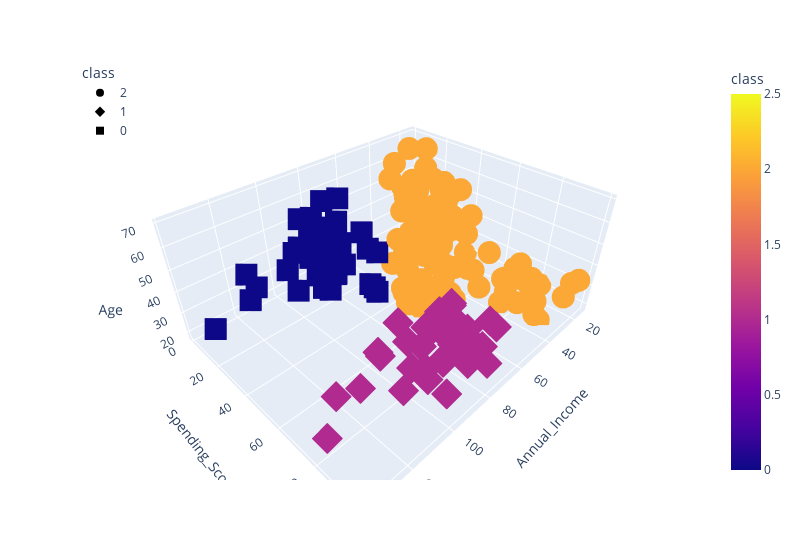

Here is the notebook cell this chart was saved with:
### Code cell
# make 3d plot
fig = px.scatter_3d(df_shopping, x='Annual_Income', y='Spending_Score',z='Age', color='class',symbol='class',width=800)
fig.update_layout(legend=dict(x=0,y=1))
fig.show()

### Figure 1 — Plotly figure (JSON) as saved in the notebook; plotly's stock layout.template omitted (floating-point values rounded to 4 significant figures)
{"data": [{"hovertemplate": "class=%{marker.color}<br>Annual_Income=%{x}<br>Spending_Score=%{y}<br>Age=%{z}<extra></extra>", "legendgroup": "2", "marker": {"color": [2, 2, 2, 2, 2, 2, 2, 2, 2, 2, 2, 2, 2, 2, 2, 2, 2, 2, 2, 2, 2, 2, 2, 2, 2, 2, 2, 2, 2, 2, 2, 2, 2, 2, 2, 2, 2, 2, 2, 2, 2, 2, 2, 2, 2, 2, 2, 2, 2, 2, 2, 2, 2, 2, 2, 2, 2, 2, 2, 2, 2, 2, 2, 2, 2, 2, 2, 2, 2, 2, 2, 2, 2, 2, 2, 2, 2, 2, 2, 2, 2, 2, 2, 2, 2, 2, 2, 2, 2, 2, 2, 2, 2, 2, 2, 2, 2, 2, 2, 2, 2, 2, 2, 2, 2, 2, 2, 2, 2, 2, 2, 2, 2, 2, 2, 2, 2, 2, 2, 2, 2, 2, 2], "coloraxis": "coloraxis", "symbol": "circle"}, "mode": "markers", "name": "2", "scene": "scene", "showlegend": true, "type": "scatter3d", "x": [15, 15, 16, 16, 17, 17, 18, 18, 19, 19, 19, 19, 20, 20, 20, 20, 21, 21, 23, 23, 24, 24, 25, 25, 28, 28, 28, 28, 29, 29, 30, 30, 33, 33, 33, 33, 34, 34, 37, 37, 38, 38, 39, 39, 39, 39, 40, 40, 40, 40, 42, 42, 43, 43, 43, 43, 44, 44, 46, 46, 46, 46, 47, 47, 48, 48, 48, 48, 48, 48, 49, 49, 50, 50, 54, 54, 54, 54, 54, 54, 54, 54, 54, 54, 54, 54, 57, 57, 58, 58, 59, 59, 60, 60, 60, 60, 60, 60, 61, 61, 62, 62, 62, 62, 62, 62, 63, 63, 63, 63, 63, 63, 64, 64, 65, 65, 65, 65, 67, 67, 67, 67, 69], "y": [39, 81, 6, 77, 40, 76, 6, 94, 3, 72, 14, 99, 15, 77, 13, 79, 35, 66, 29, 98, 35, 73, 5, 73, 14, 82, 32, 61, 31, 87, 4, 73, 4, 92, 14, 81, 17, 73, 26, 75, 35, 92, 36, 61, 28, 65, 55, 47, 42, 42, 52, 60, 54, 60, 45, 41, 50, 46, 51, 46, 56, 55, 52, 59, 51, 59, 50, 48, 59, 47, 55, 42, 49, 56, 47, 54, 53, 48, 52, 42, 51, 55, 41, 44, 57, 46, 58, 55, 60, 46, 55, 41, 49, 40, 42, 52, 47, 50, 42, 49, 41, 48, 59, 55, 56, 42, 50, 46, 43, 48, 52, 54, 42, 46, 48, 50, 43, 59, 43, 57, 56, 40, 58], "z": [19, 21, 20, 23, 31, 22, 35, 23, 64, 30, 67, 35, 58, 24, 37, 22, 35, 20, 52, 35, 35, 25, 46, 31, 54, 29, 45, 35, 40, 23, 60, 21, 53, 18, 49, 21, 42, 30, 36, 20, 65, 24, 48, 31, 49, 24, 50, 27, 29, 31, 49, 33, 31, 59, 50, 47, 51, 69, 27, 53, 70, 19, 67, 54, 63, 18, 43, 68, 19, 32, 70, 47, 60, 60, 59, 26, 45, 40, 23, 49, 57, 38, 67, 46, 21, 48, 55, 22, 34, 50, 68, 18, 48, 40, 32, 24, 47, 27, 48, 20, 23, 49, 67, 26, 49, 21, 66, 54, 68, 66, 65, 19, 38, 19, 18, 19, 63, 49, 51, 50, 27, 38, 40]}, {"hovertemplate": "class=%{marker.color}<br>Annual_Income=%{x}<br>Spending_Score=%{y}<br>Age=%{z}<extra></extra>", "legendgroup": "1", "marker": {"color": [1, 1, 1, 1, 1, 1, 1, 1, 1, 1, 1, 1, 1, 1, 1, 1, 1, 1, 1, 1, 1, 1, 1, 1, 1, 1, 1, 1, 1, 1, 1, 1, 1, 1, 1, 1, 1, 1, 1], "coloraxis": "coloraxis", "symbol": "diamond"}, "mode": "markers", "name": "1", "scene": "scene", "showlegend": true, "type": "scatter3d", "x": [69, 70, 71, 71, 71, 72, 73, 73, 74, 75, 76, 77, 77, 78, 78, 78, 78, 78, 78, 79, 81, 85, 86, 87, 87, 87, 88, 88, 93, 97, 98, 99, 101, 103, 103, 113, 120, 126, 137], "y": [91, 77, 95, 75, 75, 71, 88, 73, 72, 93, 87, 97, 74, 90, 88, 76, 89, 78, 73, 83, 93, 75, 95, 63, 75, 92, 86, 69, 90, 86, 88, 97, 68, 85, 69, 91, 79, 74, 83], "z": [39, 31, 40, 38, 39, 31, 29, 32, 35, 32, 32, 28, 32, 34, 39, 38, 27, 30, 30, 29, 31, 36, 33, 32, 28, 36, 30, 27, 35, 32, 29, 30, 28, 36, 32, 38, 35, 32, 30]}, {"hovertemplate": "class=%{marker.color}<br>Annual_Income=%{x}<br>Spending_Score=%{y}<br>Age=%{z}<extra></extra>", "legendgroup": "0", "marker": {"color": [0, 0, 0, 0, 0, 0, 0, 0, 0, 0, 0, 0, 0, 0, 0, 0, 0, 0, 0, 0, 0, 0, 0, 0, 0, 0, 0, 0, 0, 0, 0, 0, 0, 0, 0, 0, 0, 0], "coloraxis": "coloraxis", "symbol": "square"}, "mode": "markers", "name": "0", "scene": "scene", "showlegend": true, "type": "scatter3d", "x": [70, 71, 71, 71, 72, 73, 73, 74, 75, 76, 77, 77, 78, 78, 78, 78, 78, 78, 79, 81, 85, 86, 87, 87, 87, 88, 88, 93, 97, 98, 99, 101, 103, 103, 113, 120, 126, 137], "y": [29, 35, 11, 9, 34, 5, 7, 10, 5, 40, 12, 36, 22, 17, 20, 16, 1, 1, 35, 5, 26, 20, 27, 13, 10, 13, 15, 14, 32, 15, 39, 24, 17, 23, 8, 16, 28, 18], "z": [23, 43, 59, 47, 25, 20, 44, 19, 57, 28, 25, 48, 34, 43, 44, 47, 37, 34, 56, 19, 50, 42, 36, 40, 36, 52, 58, 59, 37, 46, 41, 54, 41, 34, 33, 47, 45, 32]}], "layout": {"coloraxis": {"colorbar": {"title": {"text": "class"}}, "colorscale": [[0, "#0d0887"], [0.1111, "#46039f"], [0.2222, "#7201a8"], [0.3333, "#9c179e"], [0.4444, "#bd3786"], [0.5556, "#d8576b"], [0.6667, "#ed7953"], [0.7778, "#fb9f3a"], [0.8889, "#fdca26"], [1, "#f0f921"]]}, "legend": {"title": {"text": "class"}, "tracegroupgap": 0, "x": 0, "y": 1}, "margin": {"t": 60}, "scene": {"domain": {"x": [0, 1], "y": [0, 1]}, "xaxis": {"title": {"text": "Annual_Income"}}, "yaxis": {"title": {"text": "Spending_Score"}}, "zaxis": {"title": {"text": "Age"}}}, "width": 800}}
